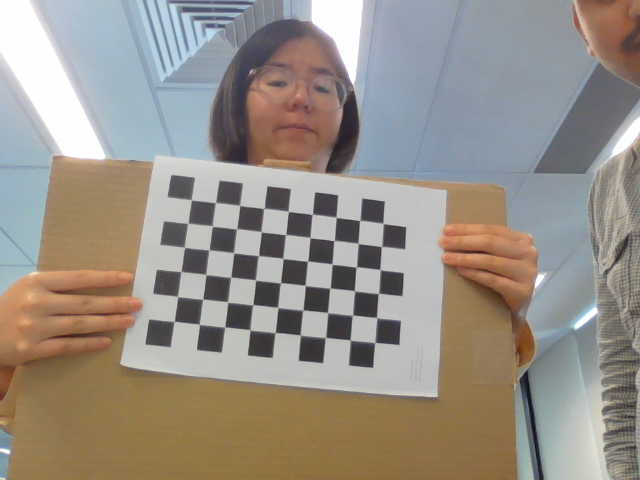
#> input picture images/image0.png, 640 x 480 px, given in place of the camera
$ python test.py
#> lines starting #> are read from the running program, lines starting #| are printed output that depends on the picture; after the words box and inside, x2 and y2 are one past the last pixel; in counts of white or black regions, pixels touching at a corner belong together
#> further down, frame is the input picture: shape (480, 640, 3); mean B, G, R 135.7, 144.6, 152
import cv2
import numpy as np

def find_large_rectangle(frame):
    # Convert the frame to grayscale
    gray = cv2.cvtColor(frame, cv2.COLOR_BGR2GRAY)
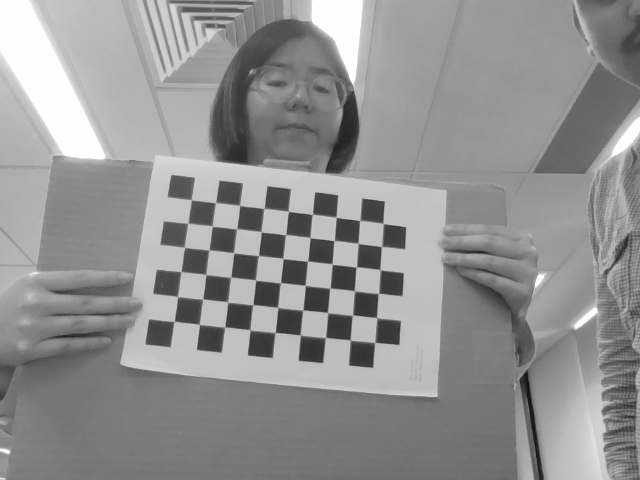
#> gray: shape (480, 640); min 14, max 255, mean 145.8

    # Apply GaussianBlur to reduce noise and help edge detection
    blurred = cv2.GaussianBlur(gray, (5, 5), 0)

    # Use Canny edge detection to find edges
    edges = cv2.Canny(blurred, 50, 150)
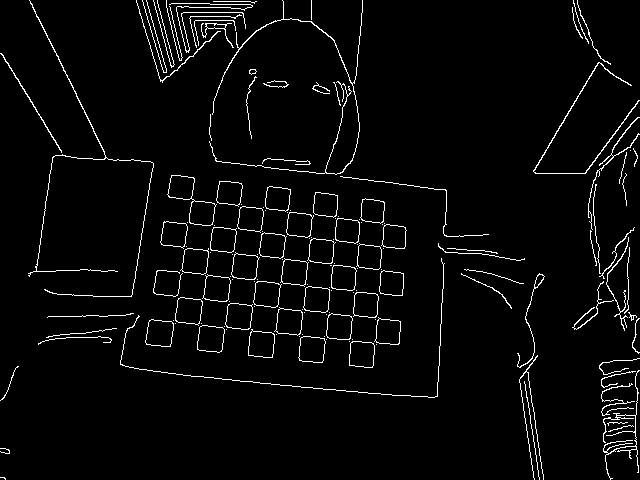
#> edges: shape (480, 640); 3.5% white in thin lines or dots

    # Find contours in the edges
    contours, _ = cv2.findContours(edges, cv2.RETR_EXTERNAL, cv2.CHAIN_APPROX_SIMPLE)
#> contours = 149 contours, 102 with area under 20; largest, box (x1, y1, x2, y2) and area: (167, 175, 217, 226) 1067, (145, 319, 174, 347) 626, (197, 325, 225, 353) 614, (248, 329, 275, 358) 606, (175, 297, 203, 326) 603

    large_rectangles = []

    for contour in contours:
        # Calculate the area of the contour
        area = cv2.contourArea(contour)

        # Set a threshold for the minimum area to consider as a large rectangle
        if area > 1500:  # Adjust this threshold based on your specific case
            # Approximate the contour to a polygon
            epsilon = 0.02 * cv2.arcLength(contour, True)
            approx = cv2.approxPolyDP(contour, epsilon, True)

            # Check if the polygon has 4 corners (rectangle)
            if len(approx) == 4:
                large_rectangles.append(approx)
#> this loop made 149 passes
#> area on passes 5, 8, 13, 18, 23, 27, 32, 34, 36, 42, 44, 46: 20, 54.5, 585, 597.5, 605.5, 613.5, 626.5, 557, 578, 592.5, 595.5, 603
#> after the loop, large_rectangles = []

    return large_rectangles

def draw_middle_point(frame, rectangle):
    # Calculate the middle point of the rectangle
    middle_point = np.mean(rectangle, axis=0, dtype=int)
    middle_point = tuple(middle_point.flatten())

    # Draw a circle at the middle point
    cv2.circle(frame, middle_point, 5, (0, 255, 0), -1)

    return frame

# Open a video capture object for the webcam (use index 0)
cap = cv2.VideoCapture(1)

# Initialize frame_with_point before the loop
frame_with_point = None

while cap.isOpened():
    ret, frame = cap.read()

    if not ret:
        break

    large_rectangles = find_large_rectangle(frame)
#> large_rectangles = []

    for rect in large_rectangles:
        frame_with_point = draw_middle_point(frame.copy(), rect)
#> this loop made 0 passes

    # Check if frame_with_point is not None before displaying
    if frame_with_point is not None:
        cv2.imshow('Large Rectangle with Middle Point', frame_with_point)

    # Break the loop when the 'q' key is pressed
    if cv2.waitKey(25) & 0xFF == ord('q'):
#> (key q is pressed here)
        break

# Release the video capture object and close all windows
cap.release()
cv2.destroyAllWindows()

$ run again, on images/image1.png
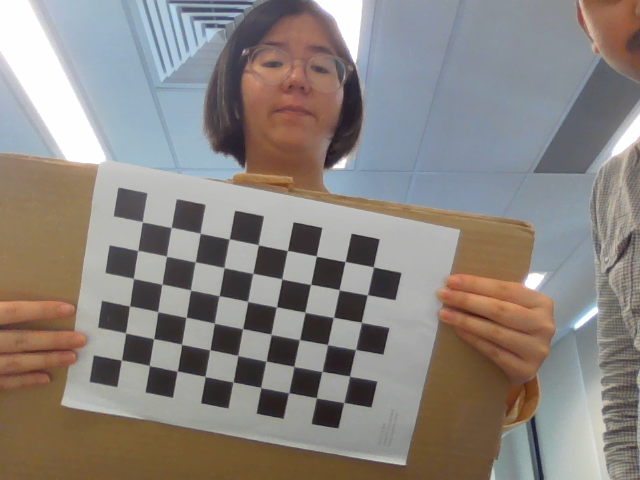
#> input picture images/image1.png, 640 x 480 px, given in place of the camera
#> frame is the input picture: shape (480, 640, 3); mean B, G, R 128.1, 132.9, 139
#> in find_large_rectangle, `gray = cv2.cvtColor(frame, cv2.COLOR_BGR2GRAY)`:
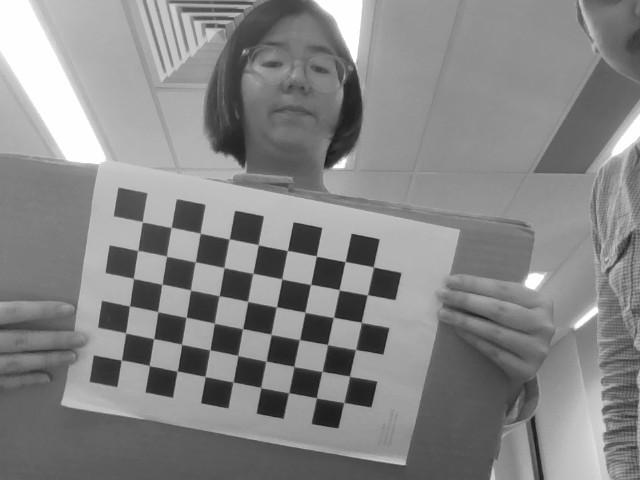
#> gray: shape (480, 640); min 17, max 255, mean 134.2
#> in find_large_rectangle, `edges = cv2.Canny(blurred, 50, 150)`:
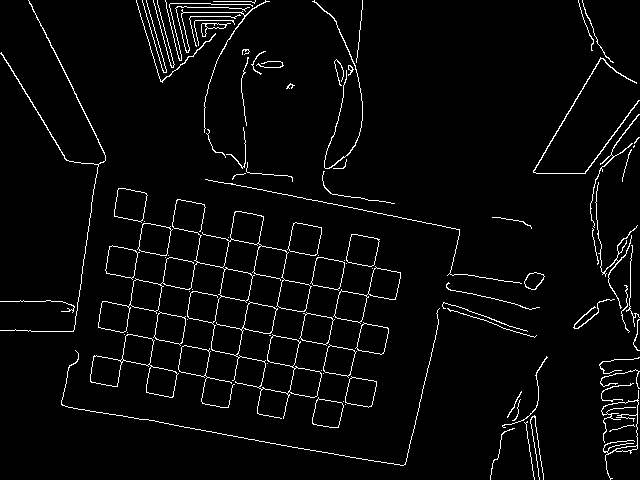
#> edges: shape (480, 640); 3.6% white in thin lines or dots
#> contours = 92 contours, 63 with area under 20; largest, box (x1, y1, x2, y2) and area: (98, 199, 322, 419) 6254, (90, 334, 179, 398) 2232, (333, 266, 401, 324) 1539, (114, 188, 148, 223) 844, (287, 222, 322, 256) 838
#> the loop in find_large_rectangle, `for contour in contours:` made 92 passes
#> (area, epsilon) on passes 22, 41, 57: (2232.5, 7.02), (1539, 4.98), (6253.5, 57.53)
#> after the loop in find_large_rectangle, `for contour in contours:`: large_rectangles = []

$ run again, on images/image10.png
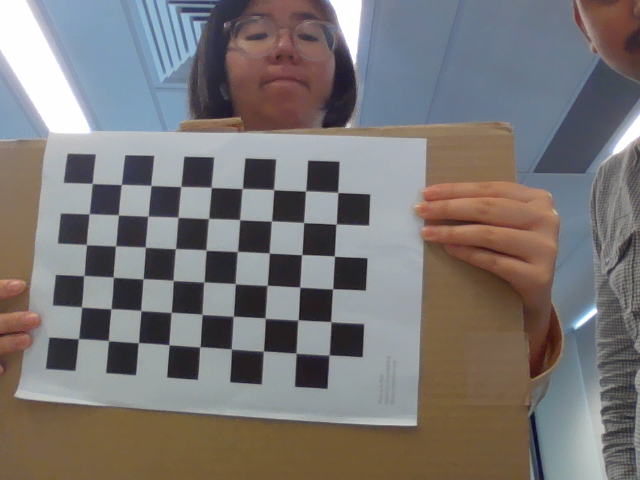
#> input picture images/image10.png, 640 x 480 px, given in place of the camera
#> frame is the input picture: shape (480, 640, 3); mean B, G, R 117.1, 118.2, 122.2
#> in find_large_rectangle, `gray = cv2.cvtColor(frame, cv2.COLOR_BGR2GRAY)`:
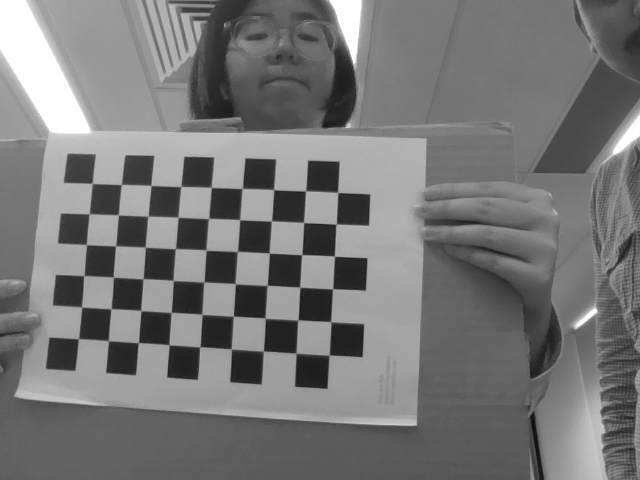
#> gray: shape (480, 640); min 14, max 255, mean 119.3
#> in find_large_rectangle, `edges = cv2.Canny(blurred, 50, 150)`:
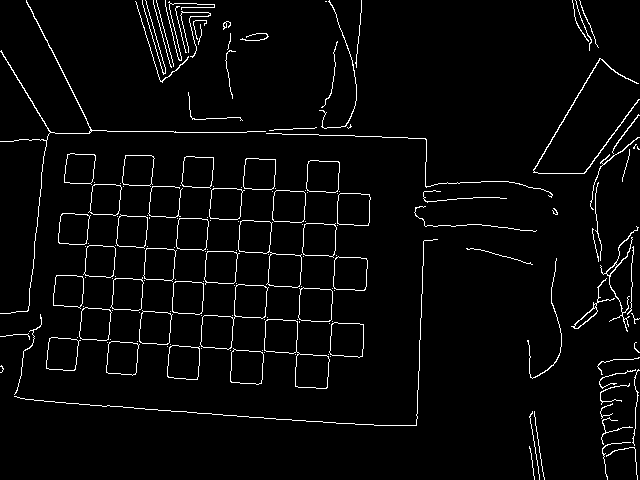
#> edges: shape (480, 640); 3.4% white in thin lines or dots
#> contours = 159 contours, 119 with area under 20; largest, box (x1, y1, x2, y2) and area: (264, 319, 330, 389) 2092, (238, 220, 302, 288) 2000, (200, 284, 269, 350) 1982, (329, 322, 364, 358) 1058, (333, 256, 368, 291) 1042
#> the loop in find_large_rectangle, `for contour in contours:` made 159 passes
#> (area, epsilon) on passes 37, 55, 93: (2092.5, 5.32), (1982.5, 5.23), (1999.5, 5.37)
#> after the loop in find_large_rectangle, `for contour in contours:`: large_rectangles = []

$ run again, on images/image11.png
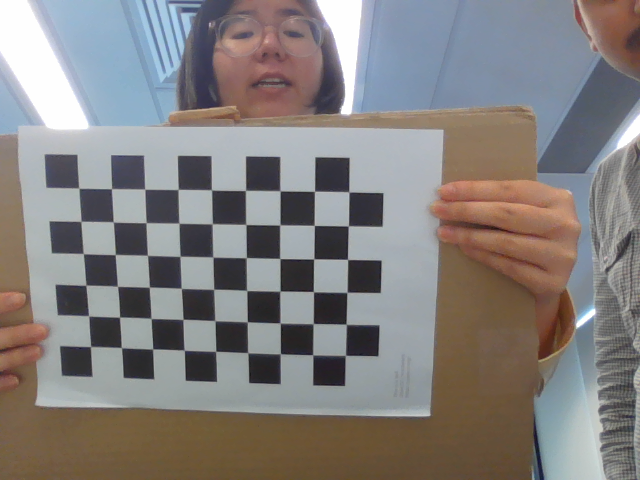
#> input picture images/image11.png, 640 x 480 px, given in place of the camera
#> frame is the input picture: shape (480, 640, 3); mean B, G, R 126.4, 127.8, 131.8
#> in find_large_rectangle, `gray = cv2.cvtColor(frame, cv2.COLOR_BGR2GRAY)`:
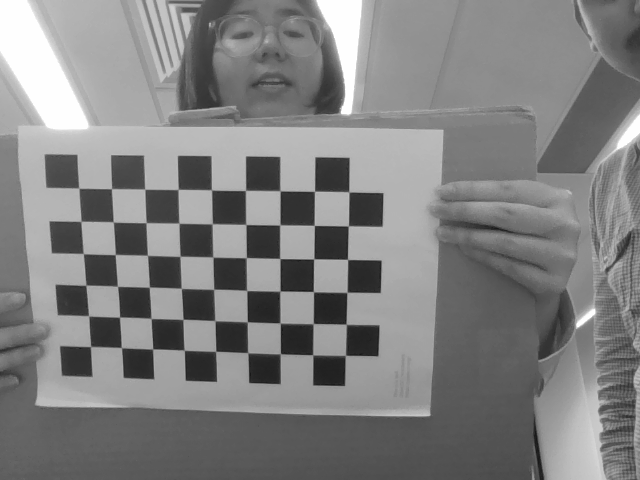
#> gray: shape (480, 640); min 21, max 255, mean 128.8
#> in find_large_rectangle, `edges = cv2.Canny(blurred, 50, 150)`:
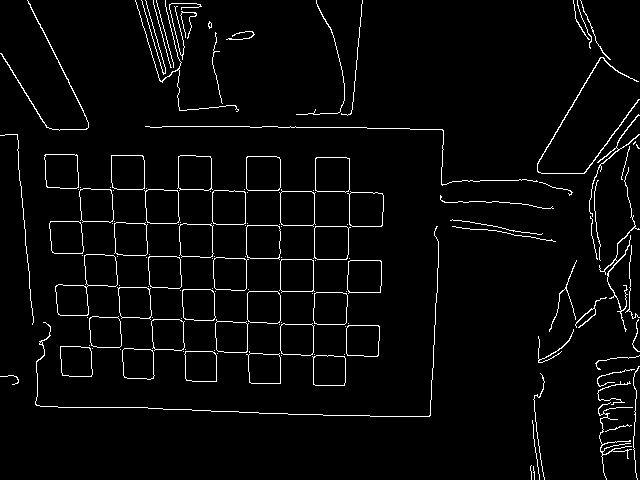
#> edges: shape (480, 640); 3.4% white in thin lines or dots
#> contours = 133 contours, 91 with area under 20; largest, box (x1, y1, x2, y2) and area: (55, 254, 118, 316) 1886, (315, 157, 350, 193) 1151, (246, 156, 281, 191) 1146, (279, 189, 316, 227) 1145, (347, 191, 384, 227) 1127
#> the loop in find_large_rectangle, `for contour in contours:` made 133 passes
#> (area, epsilon) on pass 69: (1885.5, 5.04)
#> after the loop in find_large_rectangle, `for contour in contours:`: large_rectangles = []
